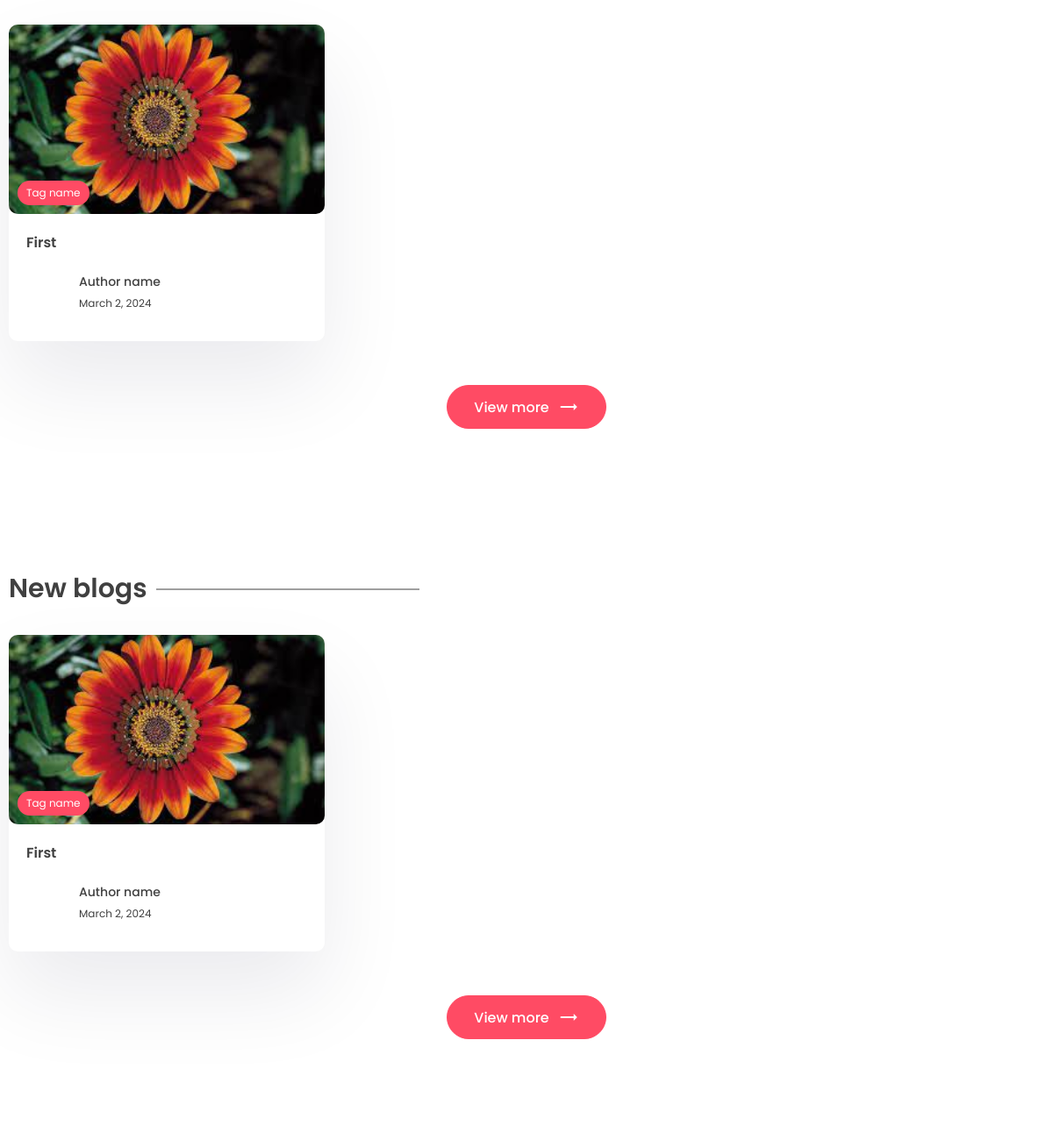
/ (middle part), run on an earlier commit of the app's database.
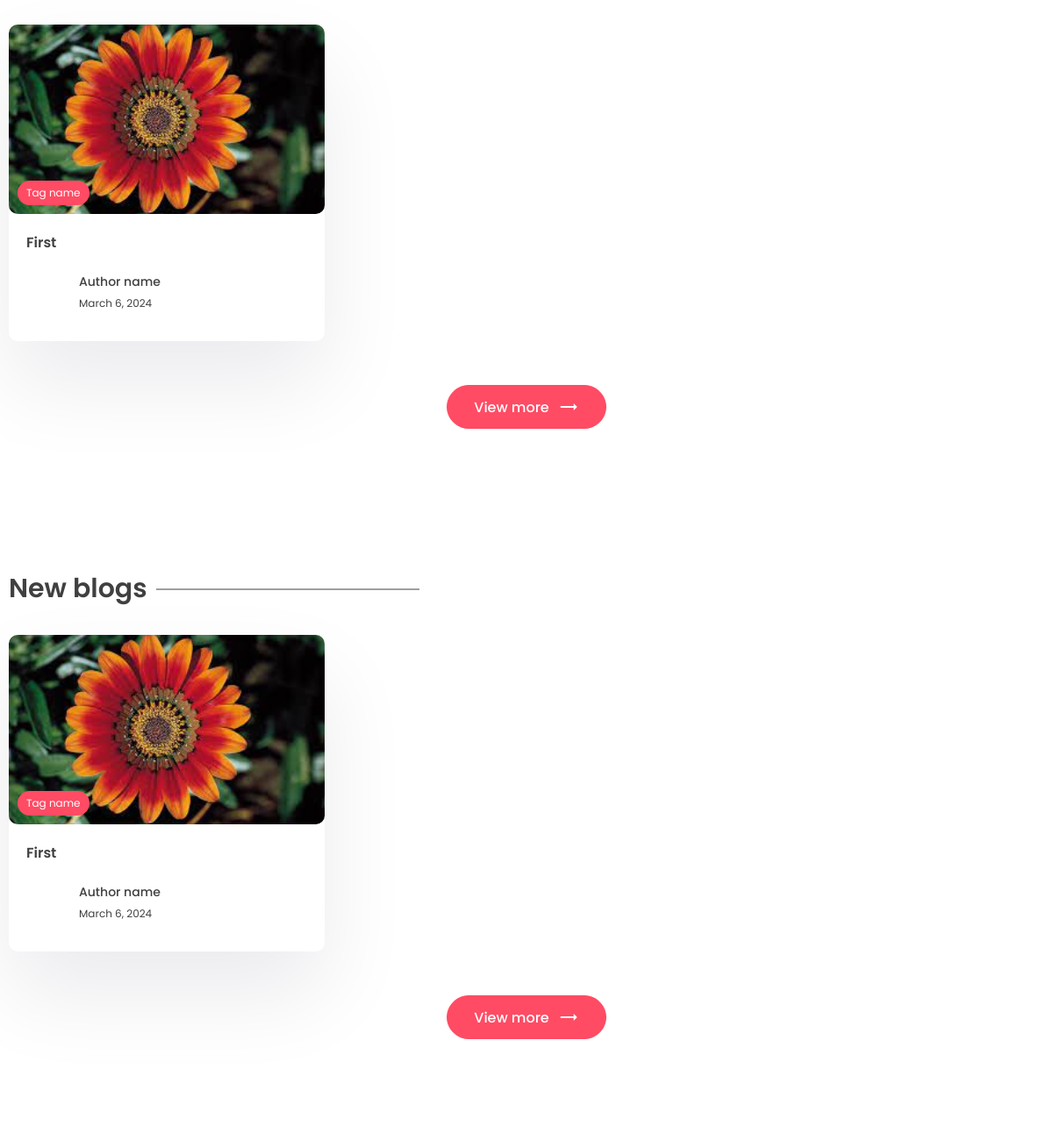
And on a later commit of the database.
### app/models.py (models this page shows)
class Post(models.Model):
    title = models.CharField(max_length = 200)
    content = models.TextField(null = True)
    last_updated = models.DateTimeField(auto_now = True)
    slug = models.SlugField(max_length = 200, unique = True)
    image = models.ImageField(null= True, blank=True, upload_to="images/")
    tags = models.ManyToManyField(Tag, blank=True, related_name='post')
    view_count = models.IntegerField(null = True, blank = True)

### app/views.py (the view)
# urls.py: path('',views.index,name='index'),
def index(request):
    posts = Post.objects.all()
    context = {'posts':posts}
    return render(request, 'app/index.html', context)

### app/templates/app/index.html (shortened to what this page needs)
{% extends "base.html" %}
{% block content %}
    <section class="sp">
      <div class="container">
        <div class="grid-3">
            {% for post in posts %}
          <a href="{% url 'post_page' post.slug %}">
            <div class="card">
              <div class="post-img">
                <img src="{{post.image.url}}" alt="" />
                <div class="tag">Tag name</div>
              </div>
              <div class="card-content">
                <h3>
                  {{post.title}}
                </h3>
                <div class="author">
                  <div class="profile-pic">
                  </div>
                  <div class="details">
                    <p>Author name</p>
                    <small>{{post.last_updated|date}}</small>
                  </div>
                </div>
              </div>
            </div>
          </a>
          {% endfor %}
        </div>
        <center>
          <a href=""><button class="btn btn-primary rounded view">
            View more <span class="material-icons"> trending_flat </span>
          </button></a>
        </center>
      </div>
    </section>
    <section class="sp">
      <div class="container">
        <h1 class="sec-title">New blogs</h1>
        <div class="grid-3">
            {% for post in posts %}
          <a href="{% url 'post_page' post.slug %}">
            <div class="card">
              <div class="post-img">
                <img src="{{post.image.url}}" alt="" />
                <div class="tag">Tag name</div>
              </div>
              <div class="card-content">
                <h3>
                  {{post.title}}
                </h3>
                <div class="author">
                  <div class="profile-pic">
                  </div>
                  <div class="details">
                    <p>Author name</p>
                    <small>{{post.last_updated|date}}</small>
                  </div>
                </div>
              </div>
            </div>
          </a>
          {% endfor %}
        </div>
        <center>
          <a href=""><button class="btn btn-primary rounded view">
            View more <span class="material-icons"> trending_flat </span>
          </button></a>
        </center>
      </div>
    </section>
{% endblock content %}

What changed in the data, as far as the page shows it:
changed Post "First": last_updated "March 2, 2024" → "March 6, 2024"
